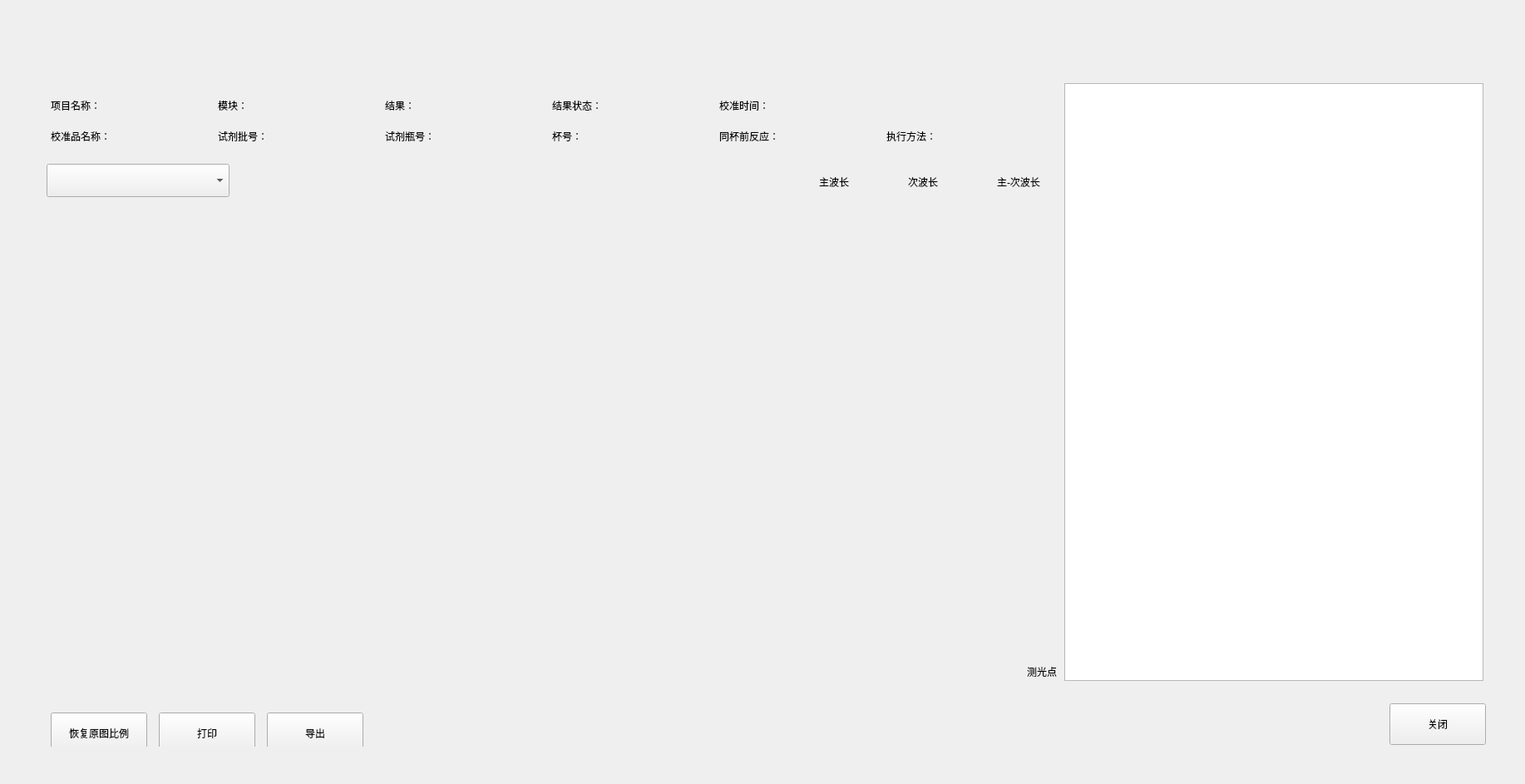
<?xml version="1.0" encoding="UTF-8"?>
<ui version="4.0">
 <class>QReactionCurve</class>
 <widget class="QWidget" name="QReactionCurve">
  <property name="geometry">
   <rect>
    <x>0</x>
    <y>0</y>
    <width>1834</width>
    <height>943</height>
   </rect>
  </property>
  <property name="windowTitle">
   <string>QReactionCurve</string>
  </property>
  <widget class="QPushButton" name="close_btn">
   <property name="geometry">
    <rect>
     <x>1671</x>
     <y>846</y>
     <width>116</width>
     <height>50</height>
    </rect>
   </property>
   <property name="text">
    <string>关闭</string>
   </property>
   <property name="buttons" stdset="0">
    <string notr="true">btn_dlg</string>
   </property>
  </widget>
  <widget class="QWidget" name="page_5" native="true">
   <property name="geometry">
    <rect>
     <x>50</x>
     <y>100</y>
     <width>1226</width>
     <height>90</height>
    </rect>
   </property>
   <property name="bks" stdset="0">
    <string notr="true">gray</string>
   </property>
   <property name="borders" stdset="0">
    <string notr="true">all</string>
   </property>
   <layout class="QGridLayout" name="gridLayout">
    <property name="rightMargin">
     <number>15</number>
    </property>
    <item row="1" column="1">
     <widget class="QLabel" name="lb_assLot">
      <property name="text">
       <string>试剂批号：</string>
      </property>
      <property name="fonts" stdset="0">
       <string notr="true">16</string>
      </property>
     </widget>
    </item>
    <item row="1" column="4">
     <widget class="QLabel" name="lb_same">
      <property name="text">
       <string>同杯前反应：</string>
      </property>
      <property name="fonts" stdset="0">
       <string notr="true">16</string>
      </property>
     </widget>
    </item>
    <item row="0" column="1">
     <widget class="QLabel" name="lb_mudule">
      <property name="text">
       <string>模块：</string>
      </property>
      <property name="fonts" stdset="0">
       <string notr="true">16</string>
      </property>
     </widget>
    </item>
    <item row="0" column="0">
     <widget class="QLabel" name="lb_assName">
      <property name="text">
       <string>项目名称：</string>
      </property>
      <property name="fonts" stdset="0">
       <string notr="true">16</string>
      </property>
     </widget>
    </item>
    <item row="0" column="3">
     <widget class="QLabel" name="lb_resultState">
      <property name="text">
       <string>结果状态：</string>
      </property>
      <property name="fonts" stdset="0">
       <string notr="true">16</string>
      </property>
     </widget>
    </item>
    <item row="0" column="2">
     <widget class="QLabel" name="lb_con">
      <property name="text">
       <string>结果：</string>
      </property>
      <property name="fonts" stdset="0">
       <string notr="true">16</string>
      </property>
     </widget>
    </item>
    <item row="1" column="0">
     <widget class="QLabel" name="lb_caliName">
      <property name="text">
       <string>校准品名称：</string>
      </property>
      <property name="fonts" stdset="0">
       <string notr="true">16</string>
      </property>
     </widget>
    </item>
    <item row="1" column="2">
     <widget class="QLabel" name="lb_assBot">
      <property name="text">
       <string>试剂瓶号：</string>
      </property>
      <property name="fonts" stdset="0">
       <string notr="true">16</string>
      </property>
     </widget>
    </item>
    <item row="1" column="3">
     <widget class="QLabel" name="lb_tupple">
      <property name="text">
       <string>杯号：</string>
      </property>
      <property name="fonts" stdset="0">
       <string notr="true">16</string>
      </property>
     </widget>
    </item>
    <item row="1" column="5">
     <widget class="QLabel" name="lb_caliMode">
      <property name="text">
       <string>执行方法：</string>
      </property>
      <property name="fonts" stdset="0">
       <string notr="true">16</string>
      </property>
     </widget>
    </item>
    <item row="0" column="4" colspan="2">
     <widget class="QLabel" name="lb_caliDate">
      <property name="text">
       <string>校准时间：</string>
      </property>
      <property name="fonts" stdset="0">
       <string notr="true">16</string>
      </property>
     </widget>
    </item>
   </layout>
  </widget>
  <widget class="QwtPlot" name="assay_result_show">
   <property name="geometry">
    <rect>
     <x>54</x>
     <y>246</y>
     <width>1220</width>
     <height>556</height>
    </rect>
   </property>
   <property name="styleSheet">
    <string notr="true">font-size: 14px;</string>
   </property>
  </widget>
  <widget class="QTableView" name="result_process_view">
   <property name="geometry">
    <rect>
     <x>1280</x>
     <y>100</y>
     <width>504</width>
     <height>719</height>
    </rect>
   </property>
   <property name="styleSheet">
    <string notr="true">#result_process_view QScrollBar::handle:vertical  {
    margin: 46px 3px 3px 2px;
    border: 0;
}

#result_process_view QScrollBar::sub-line:vertical  {
    height: 43px; 
}</string>
   </property>
   <property name="showGrid">
    <bool>false</bool>
   </property>
   <attribute name="horizontalHeaderDefaultSectionSize">
    <number>80</number>
   </attribute>
   <attribute name="horizontalHeaderHighlightSections">
    <bool>false</bool>
   </attribute>
   <attribute name="horizontalHeaderStretchLastSection">
    <bool>false</bool>
   </attribute>
   <attribute name="verticalHeaderVisible">
    <bool>false</bool>
   </attribute>
   <attribute name="verticalHeaderDefaultSectionSize">
    <number>45</number>
   </attribute>
  </widget>
  <widget class="QFrame" name="line_h">
   <property name="geometry">
    <rect>
     <x>1280</x>
     <y>100</y>
     <width>504</width>
     <height>1</height>
    </rect>
   </property>
   <property name="frameShape">
    <enum>QFrame::StyledPanel</enum>
   </property>
   <property name="frameShadow">
    <enum>QFrame::Raised</enum>
   </property>
   <property name="lines" stdset="0">
    <string notr="true">solid</string>
   </property>
  </widget>
  <widget class="QFrame" name="line_h_2">
   <property name="geometry">
    <rect>
     <x>1280</x>
     <y>818</y>
     <width>504</width>
     <height>1</height>
    </rect>
   </property>
   <property name="frameShape">
    <enum>QFrame::StyledPanel</enum>
   </property>
   <property name="frameShadow">
    <enum>QFrame::Raised</enum>
   </property>
   <property name="lines" stdset="0">
    <string notr="true">solid</string>
   </property>
  </widget>
  <widget class="QFrame" name="line_v">
   <property name="geometry">
    <rect>
     <x>1280</x>
     <y>100</y>
     <width>1</width>
     <height>719</height>
    </rect>
   </property>
   <property name="frameShape">
    <enum>QFrame::StyledPanel</enum>
   </property>
   <property name="frameShadow">
    <enum>QFrame::Raised</enum>
   </property>
   <property name="lines" stdset="0">
    <string notr="true">solid</string>
   </property>
  </widget>
  <widget class="QFrame" name="line_v_2">
   <property name="geometry">
    <rect>
     <x>1783</x>
     <y>100</y>
     <width>1</width>
     <height>719</height>
    </rect>
   </property>
   <property name="frameShape">
    <enum>QFrame::StyledPanel</enum>
   </property>
   <property name="frameShadow">
    <enum>QFrame::Raised</enum>
   </property>
   <property name="lines" stdset="0">
    <string notr="true">solid</string>
   </property>
  </widget>
  <widget class="QLabel" name="borders_2">
   <property name="geometry">
    <rect>
     <x>50</x>
     <y>243</y>
     <width>1226</width>
     <height>576</height>
    </rect>
   </property>
   <property name="text">
    <string/>
   </property>
   <property name="borders" stdset="0">
    <string notr="true">all</string>
   </property>
  </widget>
  <widget class="QLabel" name="lb_assName_2">
   <property name="geometry">
    <rect>
     <x>1100</x>
     <y>798</y>
     <width>171</width>
     <height>20</height>
    </rect>
   </property>
   <property name="text">
    <string>测光点</string>
   </property>
   <property name="alignment">
    <set>Qt::AlignRight|Qt::AlignTrailing|Qt::AlignVCenter</set>
   </property>
   <property name="fonts" stdset="0">
    <string notr="true">14</string>
   </property>
  </widget>
  <widget class="QLabel" name="label">
   <property name="geometry">
    <rect>
     <x>50</x>
     <y>194</y>
     <width>1226</width>
     <height>50</height>
    </rect>
   </property>
   <property name="text">
    <string/>
   </property>
   <property name="bks" stdset="0">
    <string notr="true">gray</string>
   </property>
   <property name="borders" stdset="0">
    <string notr="true">all</string>
   </property>
  </widget>
  <widget class="QWidget" name="widget" native="true">
   <property name="geometry">
    <rect>
     <x>510</x>
     <y>209</y>
     <width>741</width>
     <height>20</height>
    </rect>
   </property>
   <layout class="QHBoxLayout" name="horizontalLayout_41">
    <property name="spacing">
     <number>50</number>
    </property>
    <property name="leftMargin">
     <number>0</number>
    </property>
    <property name="topMargin">
     <number>0</number>
    </property>
    <property name="rightMargin">
     <number>0</number>
    </property>
    <property name="bottomMargin">
     <number>0</number>
    </property>
    <item>
     <layout class="QHBoxLayout" name="horizontalLayout_38">
      <property name="spacing">
       <number>10</number>
      </property>
      <item>
       <spacer name="horizontalSpacer_41">
        <property name="orientation">
         <enum>Qt::Horizontal</enum>
        </property>
        <property name="sizeHint" stdset="0">
         <size>
          <width>40</width>
          <height>20</height>
         </size>
        </property>
       </spacer>
      </item>
      <item>
       <widget class="QLabel" name="label_7">
        <property name="minimumSize">
         <size>
          <width>11</width>
          <height>11</height>
         </size>
        </property>
        <property name="maximumSize">
         <size>
          <width>11</width>
          <height>11</height>
         </size>
        </property>
        <property name="text">
         <string/>
        </property>
        <property name="shapes" stdset="0">
         <string notr="true">legend_dot_blue</string>
        </property>
       </widget>
      </item>
      <item>
       <widget class="QLabel" name="label_17">
        <property name="text">
         <string>主波长</string>
        </property>
        <property name="fonts" stdset="0">
         <string notr="true">16</string>
        </property>
       </widget>
      </item>
     </layout>
    </item>
    <item>
     <layout class="QHBoxLayout" name="horizontalLayout_39">
      <property name="spacing">
       <number>10</number>
      </property>
      <item>
       <widget class="QLabel" name="label_18">
        <property name="minimumSize">
         <size>
          <width>11</width>
          <height>11</height>
         </size>
        </property>
        <property name="maximumSize">
         <size>
          <width>11</width>
          <height>11</height>
         </size>
        </property>
        <property name="text">
         <string/>
        </property>
        <property name="shapes" stdset="0">
         <string notr="true">legend_dot_orange</string>
        </property>
       </widget>
      </item>
      <item>
       <widget class="QLabel" name="label_19">
        <property name="text">
         <string>次波长</string>
        </property>
        <property name="fonts" stdset="0">
         <string notr="true">16</string>
        </property>
       </widget>
      </item>
     </layout>
    </item>
    <item>
     <layout class="QHBoxLayout" name="horizontalLayout_40">
      <property name="spacing">
       <number>10</number>
      </property>
      <item>
       <widget class="QLabel" name="label_20">
        <property name="minimumSize">
         <size>
          <width>11</width>
          <height>11</height>
         </size>
        </property>
        <property name="maximumSize">
         <size>
          <width>11</width>
          <height>11</height>
         </size>
        </property>
        <property name="text">
         <string/>
        </property>
        <property name="shapes" stdset="0">
         <string notr="true">legend_dot_green</string>
        </property>
       </widget>
      </item>
      <item>
       <widget class="QLabel" name="label_21">
        <property name="text">
         <string>主-次波长</string>
        </property>
        <property name="fonts" stdset="0">
         <string notr="true">16</string>
        </property>
       </widget>
      </item>
     </layout>
    </item>
   </layout>
  </widget>
  <widget class="QWidget" name="layoutWidget">
   <property name="geometry">
    <rect>
     <x>50</x>
     <y>846</y>
     <width>981</width>
     <height>52</height>
    </rect>
   </property>
   <layout class="QHBoxLayout" name="horizontalLayout">
    <property name="spacing">
     <number>14</number>
    </property>
    <item>
     <widget class="QPushButton" name="defaultScale">
      <property name="minimumSize">
       <size>
        <width>116</width>
        <height>50</height>
       </size>
      </property>
      <property name="maximumSize">
       <size>
        <width>16777215</width>
        <height>50</height>
       </size>
      </property>
      <property name="text">
       <string>恢复原图比例</string>
      </property>
      <property name="buttons" stdset="0">
       <string notr="true">btn_dlg</string>
      </property>
     </widget>
    </item>
    <item>
     <widget class="QPushButton" name="print_btn_none_flat">
      <property name="minimumSize">
       <size>
        <width>116</width>
        <height>50</height>
       </size>
      </property>
      <property name="maximumSize">
       <size>
        <width>16777215</width>
        <height>50</height>
       </size>
      </property>
      <property name="text">
       <string>打印</string>
      </property>
      <property name="buttons" stdset="0">
       <string notr="true">btn_dlg</string>
      </property>
     </widget>
    </item>
    <item>
     <widget class="QPushButton" name="export_btn_none_flat">
      <property name="minimumSize">
       <size>
        <width>116</width>
        <height>50</height>
       </size>
      </property>
      <property name="maximumSize">
       <size>
        <width>16777215</width>
        <height>50</height>
       </size>
      </property>
      <property name="text">
       <string>导出</string>
      </property>
      <property name="buttons" stdset="0">
       <string notr="true">btn_dlg</string>
      </property>
     </widget>
    </item>
    <item>
     <spacer name="horizontalSpacer">
      <property name="orientation">
       <enum>Qt::Horizontal</enum>
      </property>
      <property name="sizeHint" stdset="0">
       <size>
        <width>40</width>
        <height>20</height>
       </size>
      </property>
     </spacer>
    </item>
   </layout>
  </widget>
  <widget class="QWidget" name="horizontalLayoutWidget">
   <property name="geometry">
    <rect>
     <x>50</x>
     <y>190</y>
     <width>581</width>
     <height>51</height>
    </rect>
   </property>
   <layout class="QHBoxLayout" name="horizontalLayout_2">
    <property name="leftMargin">
     <number>6</number>
    </property>
    <property name="topMargin">
     <number>7</number>
    </property>
    <item>
     <widget class="QComboBox" name="times">
      <property name="minimumSize">
       <size>
        <width>220</width>
        <height>40</height>
       </size>
      </property>
      <property name="maximumSize">
       <size>
        <width>360</width>
        <height>40</height>
       </size>
      </property>
     </widget>
    </item>
    <item>
     <spacer name="horizontalSpacer_2">
      <property name="orientation">
       <enum>Qt::Horizontal</enum>
      </property>
      <property name="sizeHint" stdset="0">
       <size>
        <width>40</width>
        <height>20</height>
       </size>
      </property>
     </spacer>
    </item>
   </layout>
  </widget>
  <zorder>layoutWidget</zorder>
  <zorder>label</zorder>
  <zorder>page_5</zorder>
  <zorder>borders_2</zorder>
  <zorder>close_btn</zorder>
  <zorder>assay_result_show</zorder>
  <zorder>result_process_view</zorder>
  <zorder>line_h</zorder>
  <zorder>line_h_2</zorder>
  <zorder>line_v</zorder>
  <zorder>line_v_2</zorder>
  <zorder>widget</zorder>
  <zorder>lb_assName_2</zorder>
  <zorder>horizontalLayoutWidget</zorder>
 </widget>
 <layoutdefault spacing="6" margin="11"/>
 <customwidgets>
  <customwidget>
   <class>QwtPlot</class>
   <extends>QFrame</extends>
   <header>qwt_plot.h</header>
   <container>1</container>
  </customwidget>
 </customwidgets>
 <resources/>
 <connections/>
</ui>
